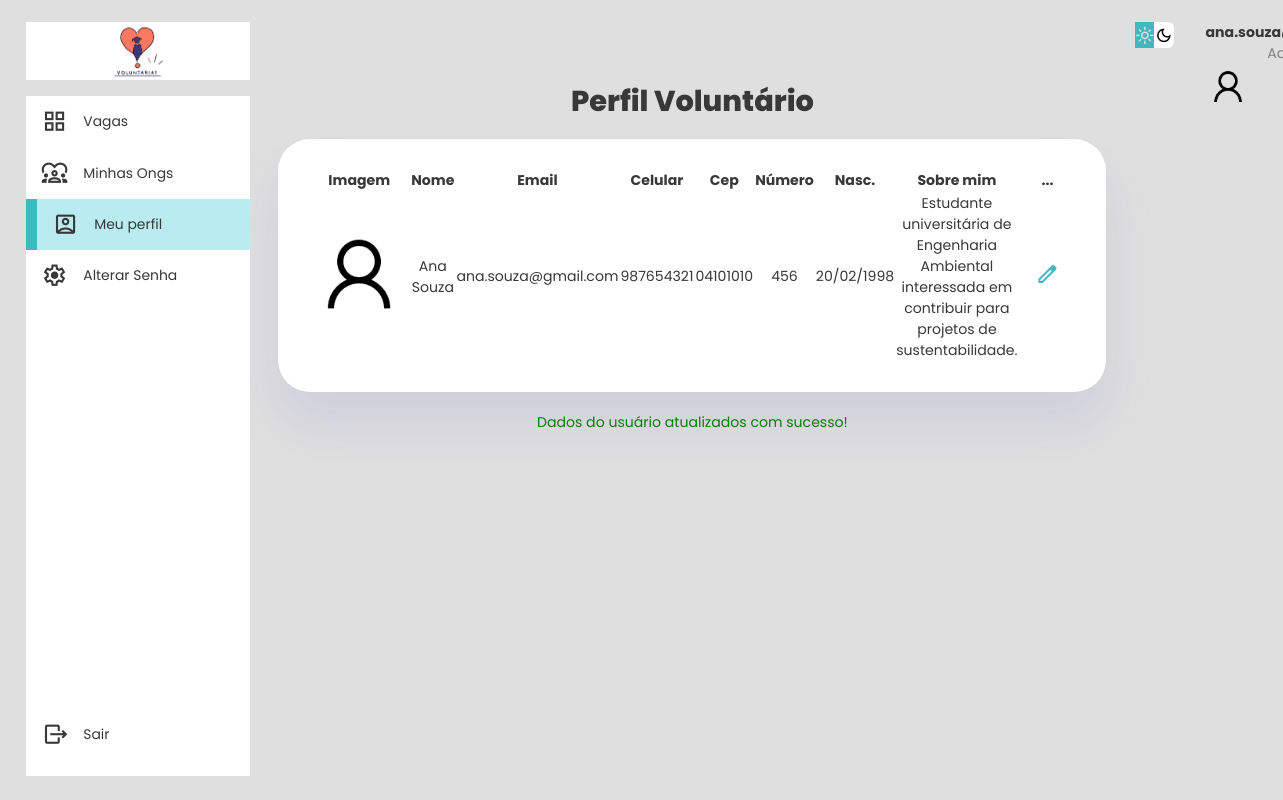
The app's page /voluntario.php (signed in) with its own data.
### tables this page shows
CREATE TABLE IF NOT EXISTS `voluntariocad` (
  `idvolunt` int NOT NULL AUTO_INCREMENT,
  `imagem` blob,
  `nomeVol` varchar(45) NOT NULL,
  `emailVol` varchar(60) NOT NULL,
  `senhaVol` varchar(12) NOT NULL,
  `celular` varchar(9) NOT NULL,
  `cep` varchar(8) NOT NULL,
  `numero` int NOT NULL,
  `dataNasc` date DEFAULT NULL,
  `descricao` varchar(200) DEFAULT NULL,
  `userImage` varchar(255) DEFAULT NULL,
  PRIMARY KEY (`idvolunt`),
  UNIQUE KEY `email_UNIQUE` (`emailVol`),
  UNIQUE KEY `celular_UNIQUE` (`celular`)
);

### voluntario.php (the view, shortened to what this page needs)
<?php
include_once('conexao.php');
if (!isset($_SESSION['emailVol']) || !isset($_SESSION['senhaVol'])) {
    header('Location: index.php');
    exit();
} else {
    $logado = $_SESSION['emailVol'];
}
$sql = "SELECT * FROM voluntariocad WHERE emailVol='$logado'";
$result = $conexao->query($sql);
if ($result->num_rows > 0) {
    $user_data = mysqli_fetch_assoc($result);
    $userImage = !empty($user_data['userImage']) ? $user_data['userImage'] : 'default.png';
    $mensagem = '<div class="msg sucess">Dados do usuário atualizados com sucesso!</div>';
} else {
    $mensagem = '<div class="msg error">Erro ao recuperar os dados do usuário.</div>';
    exit();
}
?>
<!DOCTYPE html>
<html lang="pt-br">
<head>
    <link rel="stylesheet" href="css/ong-admin.css">
</head>
<body>
    <div class="container">
        <aside>
            <div class="top">
                <div class="logo">
                    <img src="imagens/logo.png" alt="" width="58px">
                </div>
            </div>
            <div class="sidebar">
                <a href="minhas-ongs.php">
                    <span class="material-symbols-outlined">grid_view</span>
                    <h3>Vagas</h3>
                </a>
                <a href="cadastrado-ongs.php">
                <span class="material-symbols-outlined">diversity_1</span>
                    <h3>Minhas Ongs</h3>
                </a>
                <a href="voluntario.php" class="active">
                    <span class="material-symbols-outlined">account_box</span>
                    <h3>Meu perfil</h3>
                </a>
                <a href="senha.php">
                    <span class="material-symbols-outlined">settings</span>
                    <h3>Alterar Senha</h3>
                </a>
                <a href="logout.php">
                    <span class="material-symbols-outlined">move_item</span>
                    <h3>Sair</h3>
                </a>
            </div>
        </aside>
        <main>
            <div class="recent_order">
                <h1>Perfil Voluntário</h1>
                <div>
                    <table class="table">
                        <thead>
                            <tr>
                                <th scope="col">Imagem</th>
                                <th scope="col">Nome</th>
                                <th scope="col">Email</th>
                                <th scope="col">Celular</th>
                                <th scope="col">Cep</th>
                                <th scope="col">Número</th>
                                <th scope="col">Nasc.</th>
                                <th scope="col">Sobre mim</th>
                                <th scope="col">...</th>
                            </tr>
                        </thead>
                        <tbody>
                            <?php
                                if ($user_data) {
                                    $dataNasc = new DateTime($user_data['dataNasc']);
                                    $dataNascFormatada = $dataNasc->format('d/m/Y');
                                    echo "<tr>";
                                    echo "<td><img src='uploads-vol/{$userImage}' alt='Imagem do voluntário'></td>";
                                    echo "<td>{$user_data['nomeVol']}</td>";
                                    echo "<td>{$logado}</td>";
                                    echo "<td>{$user_data['celular']}</td>";
                                    echo "<td>{$user_data['cep']}</td>";
                                    echo "<td>{$user_data['numero']}</td>";
                                    echo "<td>{$dataNascFormatada}</td>";
                                    echo "<td>{$user_data['descricao']}</td>";
                                    echo "<td>
                                        <a href='editar-volunt.php?idvolunt={$user_data['idvolunt']}'>
                                        <span class='material-symbols-outlined'>edit</span>
                                        </a>
                                    </td>";
                                    echo "</tr>";
                                } else {
                                    echo "<tr><td colspan='9'>Nenhum dado encontrado</td></tr>";
                                }
                            ?>
                        </tbody>
                    </table>
                    <?php if (isset($mensagem)) : ?>
                    <p><?php echo $mensagem; ?></p>
                <?php endif; ?>
                </div>
            </div>
        </main>
        <div class="right">
            <div class="top">
                <div class="theme-toggler">
                    <span class="material-symbols-outlined active">light_mode</span>
                    <span class="material-symbols-outlined">dark_mode</span>
                </div>
                <div class="profile">
                    <div class="info">
                        <p><b><?php echo $logado; ?></b></p>
                        <p>Admin</p>
                        <div class="profile-photo">
                            <a href="voluntario.php">
                                <img height="100%" width="100%" src="uploads-vol/<?php echo $userImage; ?>" alt="">
                            </a>
                        </div>
                    </div>
                </div>
            </div>
        </div>

### css/ong-admin.css (style rules this page uses)
:root { --clr-primary: #052659; --clr-light: rgba(132, 139, 200, 0.18); --clr-white: #fff; --clr-dark: rgb(56, 56, 56); --clr-dark-variant: #677483; --clr-color-background: #DFDFDF; --card-border-radius:2rem; --border-radius-1:0.4rem; --border-radius-2:0.8rem; --border-radius-3:1.2rem; --clr-verde-agua:#43B7BF; --card-padding: 1.8rem; --padding-1: 1.2rem; --box-shadow: 0 2rem 3rem var(--clr-light); }
* { margin: 0; padding: 0; box-sizing: border-box; text-decoration: none; border: 0; list-style: none; appearance: none; }
body { font-family: 'Poppins', sans-serif; width: 100vw; height: 100vh; font-size: 0.88rem; user-select: none; overflow-x: hidden; background: var(--clr-color-background); }
.container { display: grid; grid-template-columns: 14rem auto 14rem; width: 96%; gap:1.8rem; margin: 0 auto; }
a { color: black; }
h1 { font-weight: 800; font-size: 1.8rem; }
h3 { font-size: 0.87rem; }
.profile-photo { width: 2.8rem; height: 2.8rem; border-radius: 50%; overflow: hidden; }
p { color: gray; }
b { color: black; }
.sucess { color: green; }
aside { height: 100vh; }
aside .top { background-color: var(--clr-white); display: flex; justify-content: space-around; align-items: center; margin-top: 1.4rem; }
aside .logo { display: flex; gap: 1rem; }
aside .sidebar { background-color: var(--clr-white); display: flex; flex-direction: column; height: 85vh; position: relative; top: 1rem; }
aside .sidebar h3 { font-weight: 400; }
aside .sidebar a { display: flex; color: var(--clr-dark); margin-left: 1rem; gap: 1rem; align-items: center; height: 3.2rem; transition: all .1s ease-in; }
aside .sidebar a span { font-size: 1.6rem; transition: all .1s ease-in; }
aside .sidebar a:last-child { position: absolute; bottom: 1rem; width: 100%; }
aside .sidebar a.active { background: #b9ecf0; color: rgb(56, 56, 56); margin-left: 0; border-left: 5px solid var(--clr-verde-agua); }
aside .sidebar a.active::before { content: ''; width: 6px; height: 100%; background-color: var(--clr-verde-agua); }
main { margin-bottom: 200px; width: auto; }
main .recent_order { margin-top: 5rem; }
main .recent_order h1 { text-align: center; color: var(--clr-dark); }
main .recent_order table { margin-top: 1rem; background-color: var(--clr-white); width: 100%; border-radius: var(--card-border-radius); padding: var(--card-padding); text-align: center; box-shadow: var(--box-shadow); transition: all .3s ease; color: var(--clr-dark); }
main table tbody tr { height: 3.8rem; border-bottom: 1px solid var(--clr-white); color: var(--clr-dark); }
main table tbody td { height: 3.8rem; border-bottom: 1px solid var(--clr-dark); }
main table tbody td a { color: var(--clr-verde-agua); }
main table tbody tr:last-child td { border: none; }
main .recent_order a { text-align: center; display: block; margin: 1rem; }
.right { margin-top: 1.4rem; }
.right .top { display: flex; justify-content: start; gap: 2rem; }
.right .theme-toggler { background-color: #fff; display: flex; justify-content: space-between; height: 1.6rem; width: 4.2rem; cursor: pointer; border-radius: var(--border-radius-1); }
.right .theme-toggler span { font-size: 1.2rem; width: 50%; height: 100%; display: flex; align-items: center; justify-content: center; }
.right .theme-toggler span.active { background-color: var(--clr-verde-agua); color: var(--clr-color-background); }
.right .top .profile { display: flex; gap: 2rem; text-align: center; }
.right .info p b { color: var(--clr-dark); }

### voluntario.php (style rules this page uses)
.msg { padding: 10px; margin: 10px 0; border-radius: 5px; text-align: center; }
tbody td img { width: 100px; }

### records on screen
voluntariocad: nomeVol "Ana Souza", celular "987654321", cep "04101010", numero "456", dataNasc "20/02/1998", descricao "Estudante universitária de Engenharia Ambiental interessada em contribuir para projetos de sustentabilidade."

### other values on screen
$logado "ana.souza@gmail.com"
